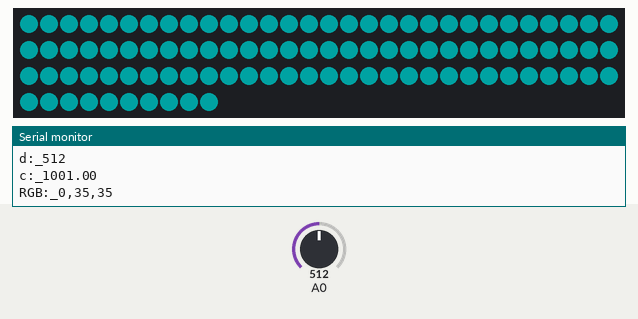
This sketch was run on a simulated ESP8266 (NodeMCU). Parts: 100 RGB LEDs in strip order, left to right, continuing on the next row, the last lines printed to the serial monitor. The inputs (shaded band) are chosen by the test bench; at power-on: A0 = 512. Dim RGB values are drawn brighter than linear.

Above: at 1.3 s.
1.4 s: A0 set to 716
At 2.4 s:
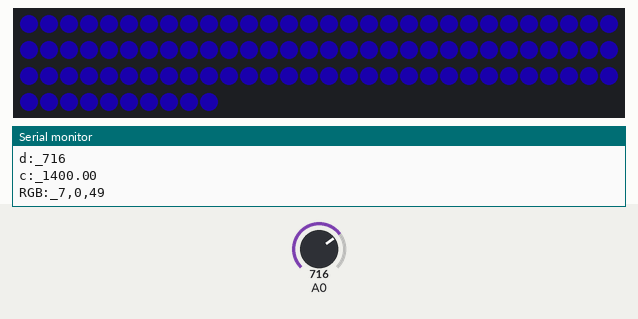
2.9 s: A0 set to 900
At 3.8 s:
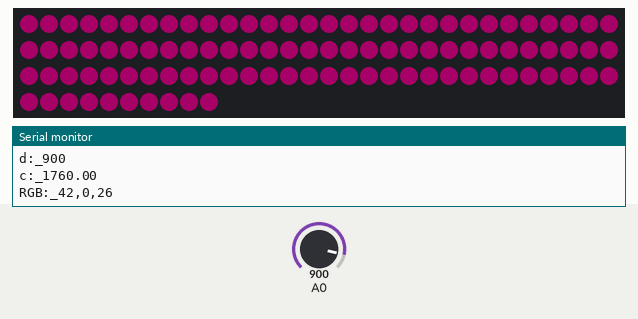
4.4 s: A0 set to 1023
At 5.6 s:
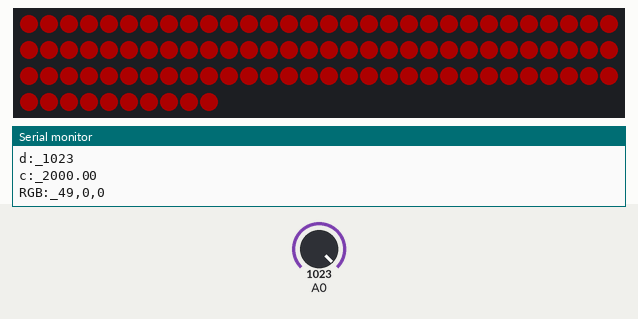
5.9 s: A0 set to 306
At 7.0 s:
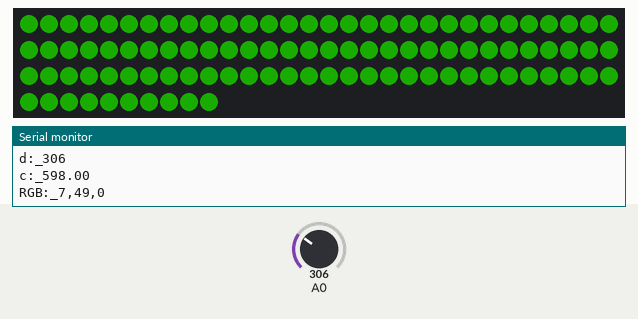
7.4 s: A0 set to 122
At 8.3 s:
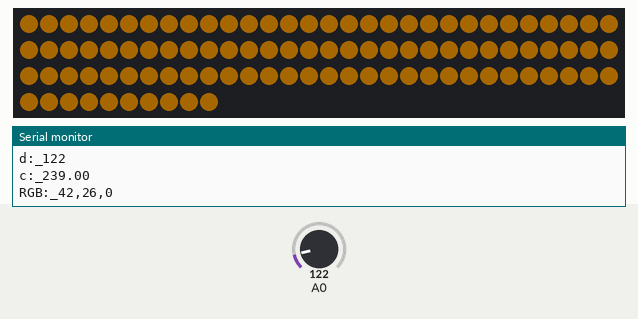
8.9 s: A0 set to 511
At 9.7 s:
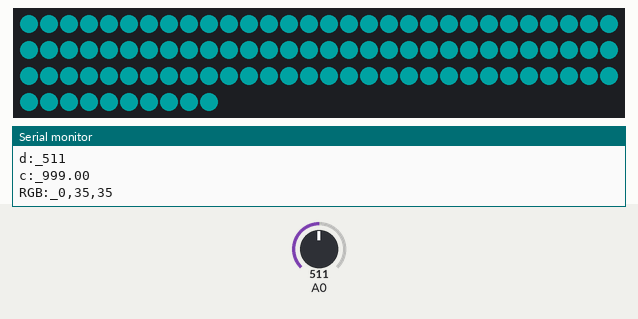
Timing chart, 0 to 11.4 s (numbered marks = the images above; inputs shaded):
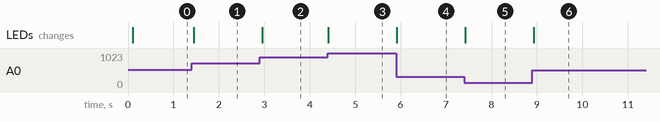

Measured:
- after the input at 1.4 s, the LEDs: change after 0.05 s (image 1)
- after the input at 2.9 s, the LEDs: change after 0.05 s (image 2)
- after the input at 4.4 s, the LEDs: change at once (image 3)
- after the input at 5.9 s, the LEDs: change at once (image 4)
- after the input at 7.4 s, the LEDs: change at once (image 5)
- after the input at 8.9 s, the LEDs: change at once (image 6)

The sketch:

HUE_AnalogCtrl.ino
```cpp
#include <Adafruit_NeoPixel.h>
#define NUMPIXELS 100
#define PIN    D1
#define Bright 50
#define HU     2000
#define PWMRANGE 1023
float vhu;
int a, r, g, b, d;

Adafruit_NeoPixel strip = Adafruit_NeoPixel(NUMPIXELS, PIN, NEO_GRB + NEO_KHZ800);
void setup() {
  pinMode(A0, INPUT);
  Serial.begin(9600);
  strip.begin();
  delay(100);
  vhu = (HU - 1) * 2 / 3;
}


void loop() {

  d = analogRead(A0);
  float c = map(d, 0, 1023, 0, HU);

    if(c <= vhu){
      r = sin((c/vhu + 0.5) * PI) * Bright;
      }else{
        r = sin((c/vhu - 1) * PI) * Bright;
        }
      g = sin((c/vhu) * PI) * Bright;
      b = sin((c/vhu - 0.5) * PI) * Bright;
    if(r<=0){r = 0;}
    if(g<=0){g = 0;}
    if(b<=0){b = 0;}
    for(a = 0; a < NUMPIXELS; a ++){
      strip.setPixelColor(a,r,g,b);
      }
    strip.show();
    Serial.print("d:_");
    Serial.println(d);
    Serial.print("c:_");
    Serial.println(c);
    Serial.print("RGB:_");
    Serial.print(r);
    Serial.print(",");
    Serial.print(g);
    Serial.print(",");
    Serial.println(b);
    delay(50);
}
```
